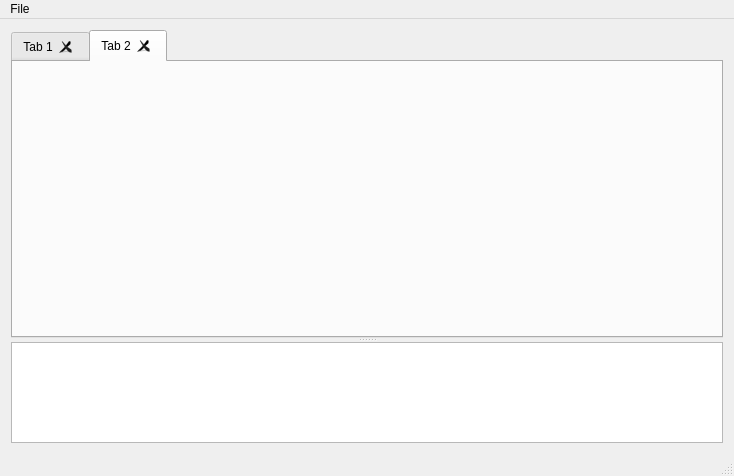
<?xml version="1.0" encoding="UTF-8"?>
<ui version="4.0">
 <class>MainWindow</class>
 <widget class="QMainWindow" name="MainWindow">
  <property name="geometry">
   <rect>
    <x>0</x>
    <y>0</y>
    <width>734</width>
    <height>476</height>
   </rect>
  </property>
  <property name="windowTitle">
   <string>MainWindow</string>
  </property>
  <widget class="QWidget" name="centralWidget">
   <layout class="QVBoxLayout" name="verticalLayout">
    <item>
     <widget class="QSplitter" name="splitter">
      <property name="orientation">
       <enum>Qt::Vertical</enum>
      </property>
      <widget class="QTabWidget" name="tabWidget">
       <property name="currentIndex">
        <number>1</number>
       </property>
       <property name="tabsClosable">
        <bool>true</bool>
       </property>
       <property name="movable">
        <bool>true</bool>
       </property>
       <widget class="QWidget" name="tab">
        <attribute name="title">
         <string>Tab 1</string>
        </attribute>
       </widget>
       <widget class="QWidget" name="tab_2">
        <attribute name="title">
         <string>Tab 2</string>
        </attribute>
       </widget>
      </widget>
      <widget class="QPlainTextEdit" name="console">
       <property name="maximumSize">
        <size>
         <width>16777215</width>
         <height>101</height>
        </size>
       </property>
      </widget>
     </widget>
    </item>
   </layout>
  </widget>
  <widget class="QStatusBar" name="statusBar"/>
  <widget class="QMenuBar" name="menuBar">
   <property name="geometry">
    <rect>
     <x>0</x>
     <y>0</y>
     <width>734</width>
     <height>22</height>
    </rect>
   </property>
   <widget class="QMenu" name="menuFile">
    <property name="title">
     <string>File</string>
    </property>
    <widget class="QMenu" name="menuNew">
     <property name="title">
      <string>New</string>
     </property>
     <addaction name="action_new_Transfer_Function"/>
    </widget>
    <addaction name="menuNew"/>
   </widget>
   <addaction name="menuFile"/>
  </widget>
  <action name="action_new_Transfer_Function">
   <property name="text">
    <string>Transfer Function</string>
   </property>
   <property name="shortcut">
    <string>Ctrl+N</string>
   </property>
  </action>
 </widget>
 <layoutdefault spacing="6" margin="11"/>
 <resources/>
 <connections/>
</ui>
